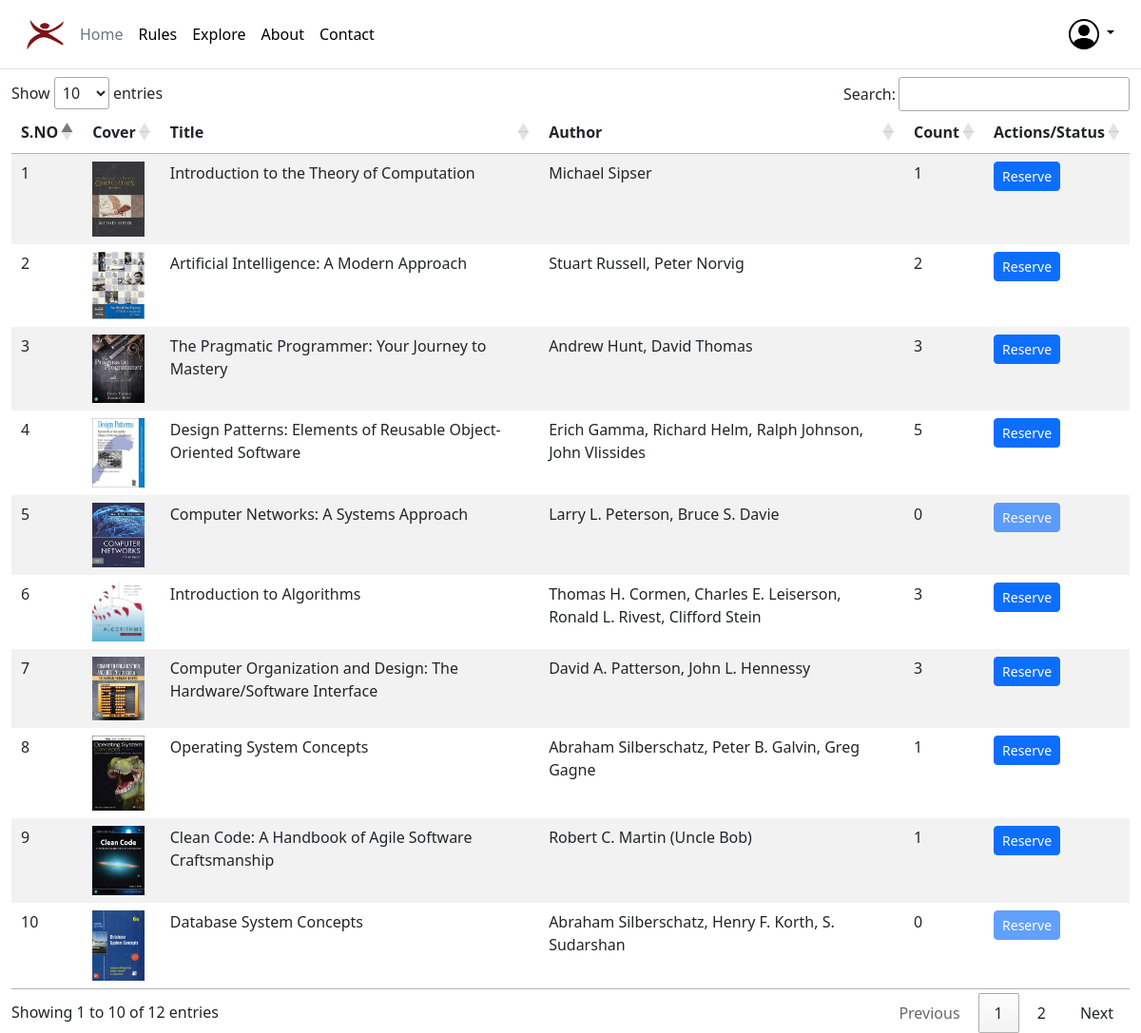
The app's page /ProjectGold/explore.php (signed in) with its own data.
### tables this page shows
CREATE TABLE `books_db` (
  `book_id` int(11) NOT NULL,
  `book_title` varchar(100) NOT NULL,
  `book_desc` varchar(500) NOT NULL,
  `book_author` varchar(100) NOT NULL,
  `book_count` int(11) NOT NULL,
  `dt` datetime NOT NULL DEFAULT current_timestamp()
);

### ProjectGold/explore.php (the view, shortened to what this page needs)
<!doctype html>
<html lang="en" id="main">
  <head>
    <link href="https://cdn.jsdelivr.net/npm/bootstrap@5.3.0/dist/css/bootstrap.min.css" rel="stylesheet">
    <link rel="stylesheet" href="//cdn.datatables.net/1.13.4/css/jquery.dataTables.min.css">
  </head>
  <body>
    <?php include './components/_header1.php';?>
    <div class="container-fluid table-responsive">
        <table class="table table-striped table-borderless" id="querytable">
            <thead >
                <tr>
                <th scope="col">S.NO</th>
                <th scope="col">Cover</th>
                <th scope="col">Title</th>
                <th scope="col">Author</th>
                <th scope="col">Count</th>
                <?php
                if(isset($_SESSION['loggedin']) && $_SESSION['loggedin']===true){
                echo '<th scope="col">Actions/Status</th>';
                }?>
                </tr>
            </thead>
            <tbody>
                <?php
                    include './components/_dbconnect.php';
                    $query = "SELECT * FROM `books_db`;";
                    $result = mysqli_query($conn, $query);
                    $numrows = mysqli_num_rows($result);
                    $counter = 0;
                    if($numrows>0){
                        while($row = mysqli_fetch_assoc($result)) {
                            $counter++;
                            echo '<tr>
                                        <td>'.$counter.'</td>
                                        <td><img src="./assets/bookcover/'.$row["book_id"].'.jpg" alt="cover image of book height="55" width="55"></td>
                                        <td>'.$row["book_title"].'</td>
                                        <td>'.$row["book_author"].'</td>
                                        <td>'.$row['book_count'].'</td>';
                                        if($row['book_count']>0){
                                          if(isset($_SESSION['loggedin']) && $_SESSION['loggedin']===true){
                                            $user = $_SESSION['username'];
                                            $bid = $row['book_id'];
                                            $query1 = "SELECT * FROM reserve where username='$user' AND reserve_book_id='$bid';";
                                            $result1 = mysqli_query($conn, $query1);
                                            $numRows1 = mysqli_num_rows($result1);
                                            if($numRows1>=1){
                                              $row1 = mysqli_fetch_assoc($result1);
                                              if($row1['status']==='0'){
                                                echo '<td><button type="button" class="reserve btn btn-primary btn-sm" id='.$row["book_id"].' >Pending</button></td>';
                                              } elseif($row1['status']==='1'){
                                                echo '<td><button type="button" class="reserve btn btn-primary btn-sm" id='.$row["book_id"].' >Approved</button></td>';
                                              }
                                            }
                                             else {
                                              echo '<td><button type="button" class="reserve btn btn-primary btn-sm" id='.$row["book_id"].' data-bs-toggle="modal" data-bs-target="#reserveConfirm">Reserve</button></td>';
                                            }
                                          }
                                        } else{
                                          if(isset($_SESSION['loggedin']) && $_SESSION['loggedin']===true){
                                            echo '<td><button type="button" class="btn btn-primary btn-sm" disabled>Reserve</button></td>';
                                          }
                                        }
                                    echo '</tr>';
                        }
                    } else {
                        echo '<tr>
                            <td>empty</td>
                            <td>empty</td>
                            <td>empty</td>
                         </tr>';
                    }
                ?>
            </tbody>
        </table>
    </div>
  </body>
</html>

### records on screen
books_db: shows a picture, book_title "Introduction to the Theory of Computation", book_author "Michael Sipser", book_count "1"
books_db: shows a picture, book_title "Artificial Intelligence: A Modern Approach", book_author "Stuart Russell, Peter Norvig", book_count "2"
books_db: shows a picture, book_title "The Pragmatic Programmer: Your Journey to Mastery", book_author "Andrew Hunt, David Thomas", book_count "3"
books_db: shows a picture, book_title "Design Patterns: Elements of Reusable Object-Oriented Software", book_author "Erich Gamma, Richard Helm, Ralph Johnson, John Vlissides", book_count "5"
books_db: shows a picture, book_title "Computer Networks: A Systems Approach", book_author "Larry L. Peterson, Bruce S. Davie", book_count "0", shows "Reserve"
books_db: shows a picture, book_title "Introduction to Algorithms", book_author "Thomas H. Cormen, Charles E. Leiserson, Ronald L. Rivest, Clifford Stein", book_count "3"
books_db: shows a picture, book_title "Computer Organization and Design: The Hardware/Software Interface", book_author "David A. Patterson, John L. Hennessy", book_count "3"
books_db: shows a picture, book_title "Operating System Concepts", book_author "Abraham Silberschatz, Peter B. Galvin, Greg Gagne", book_count "1"
books_db: shows a picture, book_title "Clean Code: A Handbook of Agile Software Craftsmanship", book_author "Robert C. Martin (Uncle Bob)", book_count "1"
books_db: shows a picture, book_title "Database System Concepts", book_author "Abraham Silberschatz, Henry F. Korth, S. Sudarshan", book_count "0", shows "Reserve"
